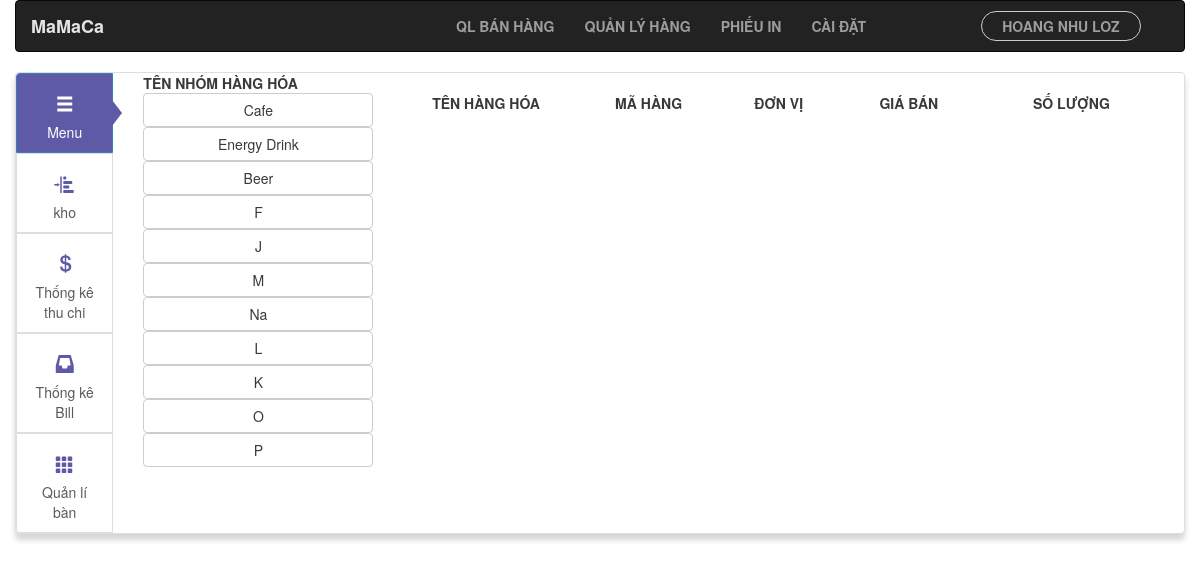
Screenshot of /admin/Admin.php (signed in) with the database file from the repository.
### tables this page shows
CREATE TABLE `type_drink` (
  `type_id` int(3) NOT NULL,
  `type_name` varchar(255) NOT NULL
);

### admin/config.php (called while the page is built, shortened)
<?php
	class Config
	{
		public $conn;
		function __construct()
		{
			$this->conn = mysqli_connect('localhost','root','','admincafe');
			mysqli_set_charset($this->conn,'utf8');
		}
		function selectData($sql){
			$result_array = array();
			$query = mysqli_query($this->conn,$sql);
			while($rows = mysqli_fetch_assoc($query)){
				$result_array[] = $rows;
			}
			return $result_array;
		}
	}
 ?>

### admin/listmenu.php (shortened to what this page needs)
<?php require_once 'config.php';
	$config = new Config;
	$result = $config->selectData('select * from type_drink');
  ?>
<div class="col-lg-3 col-md-3 col-sm-12 col-xs-12">
	<ul class="list-group list-unstyled">
		<li style="font-weight: bold;">TÊN NHÓM HÀNG HÓA</li>
		<?php foreach ($result as $rows) { ?>
			<form action="" method="POST">
			<?php echo '<li><input type="submit" class="btn btn-block btn-default" name="choose_menu" value="'.$rows['type_name'].'" />
							<input type="hidden" name="type_id" value="'.$rows['type_id'].'" />
						</li>'; ?>
			</form>
		<?php } ?>
	</ul>
</div>
<div class="col-lg-9 col-md-9 col-sm-12 cl-xs-12" style="margin-top:20px;">
	<div class="row">
		<div class="col-lg-3 col-md-3 col-sm-3 col-xs-6 menu-right-head">
			<p class="text-center">Tên hàng hóa</p>
		</div>
		<div class="col-lg-2 col-md-2 col-sm-2 col-xs-6 menu-right-head">
			<p class="text-center">Mã hàng</p>
		</div>
		<div class="col-lg-2 col-md-2 col-sm-2 col-xs-4 menu-right-head">
			<p class="text-center">Đơn vị</p>
		</div>
		<div class="col-lg-2 col-md-3 col-sm-3 col-xs-4 menu-right-head">
			<p class="text-center">Giá bán</p>
		</div>
		<div class="col-lg-3 col-md-2 col-sm-2 col-xs-4 menu-right-head">
			<p class="text-center">Số lượng</p>
		</div>
	</div>
</div>

### admin/test.css (style rules this page uses)
.menu-right-head>p { text-transform: uppercase; font-weight: bold; }

### rows the page displays
type_drink: choose_menu "Cafe"
type_drink: choose_menu "Energy Drink"
type_drink: choose_menu "Beer"
type_drink: choose_menu "F"
type_drink: choose_menu "J"
type_drink: choose_menu "M"
type_drink: choose_menu "Na"
type_drink: choose_menu "L"
type_drink: choose_menu "K"
type_drink: choose_menu "O"
type_drink: choose_menu "P"

### other values shown
$_SESSION['realname'] "HOANG NHU LOZ"
